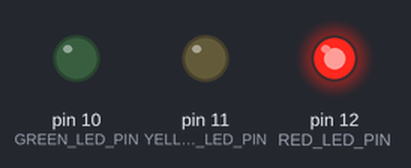
Simulated run of this sketch. Board: Arduino Uno, built with avr-gcc and run on an emulated ATmega328P. Shown: output pins drawn as LEDs (lit = HIGH).

Above: at 1.5 s.
At 4.5 s:
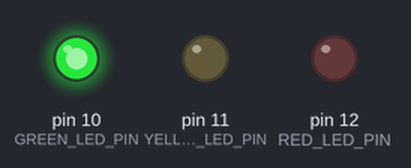
At 6.5 s:
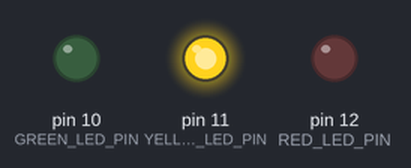
Timing chart, 0 to 9.1 s (numbered marks = the images above):
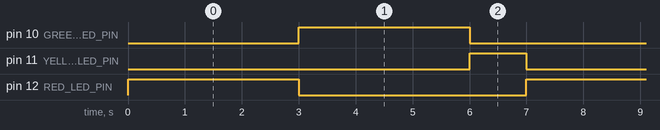

The sketch:

project_4_1.ino
```cpp
// Project 4.1 - Traffic Light
#define RED_LED_PIN 12
#define YELLOW_LED_PIN 11
#define GREEN_LED_PIN 10

void setup() {
  pinMode(RED_LED_PIN, OUTPUT);
  pinMode(YELLOW_LED_PIN, OUTPUT);
  pinMode(GREEN_LED_PIN, OUTPUT);

  //initialize all states of all pins to LOW
  digitalWrite(RED_LED_PIN, LOW);
  digitalWrite(YELLOW_LED_PIN, LOW);
  digitalWrite(GREEN_LED_PIN, LOW);
}

void loop() {

  digitalWrite(RED_LED_PIN, HIGH);
  digitalWrite(YELLOW_LED_PIN, LOW);
  digitalWrite(GREEN_LED_PIN, LOW);
  delay(3000);

  digitalWrite(RED_LED_PIN, LOW);
  digitalWrite(YELLOW_LED_PIN, LOW);
  digitalWrite(GREEN_LED_PIN, HIGH);
  delay(3000);

  digitalWrite(RED_LED_PIN, LOW);
  digitalWrite(YELLOW_LED_PIN, HIGH);
  digitalWrite(GREEN_LED_PIN, LOW);
  delay(1000);

}
```

Measured:
- by itself, pin 10 (GREEN_LED_PIN), pin 12 (RED_LED_PIN): alternates HIGH for 3.0 s and LOW for 4.0 s
- by itself, pin 11 (YELLOW_LED_PIN): alternates HIGH for 1.0 s and LOW for 6.0 s
- by itself, everything shown: repeats every 7.0 s, in 3 steps
